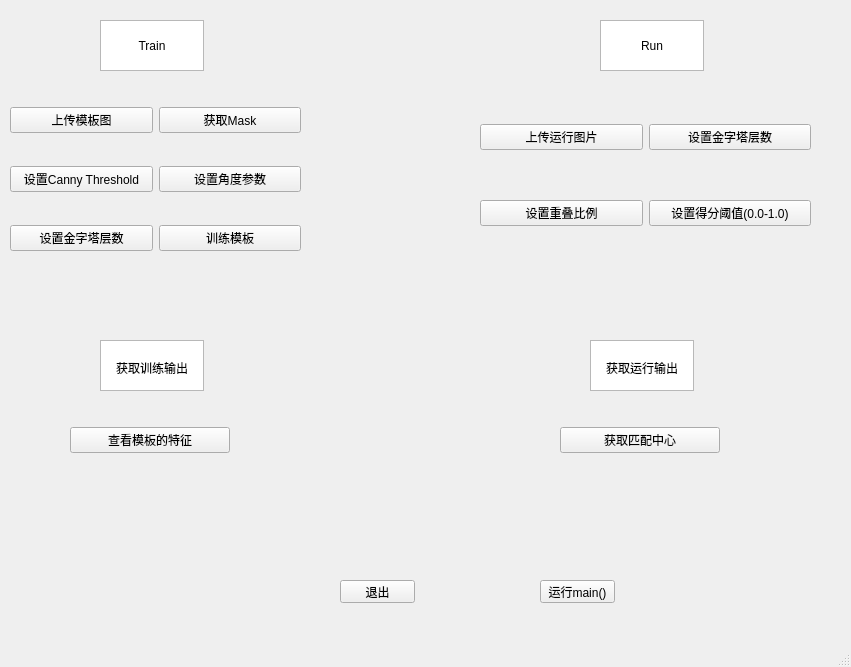
<?xml version="1.0" encoding="UTF-8"?>
<ui version="4.0">
 <class>MainWindow</class>
 <widget class="QMainWindow" name="MainWindow">
  <property name="geometry">
   <rect>
    <x>0</x>
    <y>0</y>
    <width>851</width>
    <height>667</height>
   </rect>
  </property>
  <property name="windowTitle">
   <string>MainWindow</string>
  </property>
  <widget class="QWidget" name="centralwidget">
   <widget class="QPushButton" name="pushButton_mainfunction">
    <property name="geometry">
     <rect>
      <x>540</x>
      <y>580</y>
      <width>75</width>
      <height>23</height>
     </rect>
    </property>
    <property name="text">
     <string>运行main()</string>
    </property>
   </widget>
   <widget class="QPushButton" name="pushButton_exitmain">
    <property name="geometry">
     <rect>
      <x>340</x>
      <y>580</y>
      <width>75</width>
      <height>23</height>
     </rect>
    </property>
    <property name="text">
     <string>退出</string>
    </property>
   </widget>
   <widget class="QWidget" name="gridLayoutWidget">
    <property name="geometry">
     <rect>
      <x>10</x>
      <y>80</y>
      <width>291</width>
      <height>201</height>
     </rect>
    </property>
    <layout class="QGridLayout" name="gridLayout">
     <item row="0" column="0">
      <widget class="QPushButton" name="pushButton_uploadimg">
       <property name="text">
        <string>上传模板图</string>
       </property>
      </widget>
     </item>
     <item row="0" column="1">
      <widget class="QPushButton" name="pushButton_getmask">
       <property name="text">
        <string>获取Mask</string>
       </property>
      </widget>
     </item>
     <item row="1" column="1">
      <widget class="QPushButton" name="pushButton_setAngleParams">
       <property name="text">
        <string>设置角度参数</string>
       </property>
      </widget>
     </item>
     <item row="2" column="1">
      <widget class="QPushButton" name="pushButton_starttrain">
       <property name="text">
        <string>训练模板</string>
       </property>
      </widget>
     </item>
     <item row="1" column="0">
      <widget class="QPushButton" name="pushButton_setCanny">
       <property name="text">
        <string>设置Canny Threshold</string>
       </property>
      </widget>
     </item>
     <item row="2" column="0">
      <widget class="QPushButton" name="pushButton_setPyramidLevel">
       <property name="text">
        <string>设置金字塔层数</string>
       </property>
      </widget>
     </item>
    </layout>
   </widget>
   <widget class="QWidget" name="gridLayoutWidget_2">
    <property name="geometry">
     <rect>
      <x>480</x>
      <y>80</y>
      <width>331</width>
      <height>191</height>
     </rect>
    </property>
    <layout class="QGridLayout" name="gridLayout_2">
     <item row="1" column="0">
      <widget class="QPushButton" name="pushButton_setOverlapRatio">
       <property name="text">
        <string>设置重叠比例</string>
       </property>
      </widget>
     </item>
     <item row="0" column="0">
      <widget class="QPushButton" name="pushButton_uploadRunImg">
       <property name="text">
        <string>上传运行图片</string>
       </property>
      </widget>
     </item>
     <item row="1" column="1">
      <widget class="QPushButton" name="pushButton_setScoreThreshold">
       <property name="text">
        <string>设置得分阈值(0.0-1.0)</string>
       </property>
      </widget>
     </item>
     <item row="0" column="1">
      <widget class="QPushButton" name="pushButton_setRunPyramidLevel">
       <property name="text">
        <string>设置金字塔层数</string>
       </property>
      </widget>
     </item>
    </layout>
   </widget>
   <widget class="QTextEdit" name="textEdit">
    <property name="geometry">
     <rect>
      <x>100</x>
      <y>20</y>
      <width>104</width>
      <height>51</height>
     </rect>
    </property>
    <property name="html">
     <string>&lt;!DOCTYPE HTML PUBLIC &quot;-//W3C//DTD HTML 4.0//EN&quot; &quot;http://www.w3.org/TR/REC-html40/strict.dtd&quot;&gt;
&lt;html&gt;&lt;head&gt;&lt;meta name=&quot;qrichtext&quot; content=&quot;1&quot; /&gt;&lt;meta charset=&quot;utf-8&quot; /&gt;&lt;style type=&quot;text/css&quot;&gt;
p, li { white-space: pre-wrap; }
hr { height: 1px; border-width: 0; }
li.unchecked::marker { content: &quot;\2610&quot;; }
li.checked::marker { content: &quot;\2612&quot;; }
&lt;/style&gt;&lt;/head&gt;&lt;body style=&quot; font-family:'Microsoft YaHei UI'; font-size:9pt; font-weight:400; font-style:normal;&quot;&gt;
&lt;p align=&quot;center&quot; style=&quot;-qt-paragraph-type:empty; margin-top:0px; margin-bottom:0px; margin-left:0px; margin-right:0px; -qt-block-indent:0; text-indent:0px;&quot;&gt;&lt;br /&gt;&lt;/p&gt;
&lt;p align=&quot;center&quot; style=&quot; margin-top:0px; margin-bottom:0px; margin-left:0px; margin-right:0px; -qt-block-indent:0; text-indent:0px;&quot;&gt;Train&lt;/p&gt;&lt;/body&gt;&lt;/html&gt;</string>
    </property>
   </widget>
   <widget class="QTextEdit" name="textEdit_2">
    <property name="geometry">
     <rect>
      <x>600</x>
      <y>20</y>
      <width>104</width>
      <height>51</height>
     </rect>
    </property>
    <property name="html">
     <string>&lt;!DOCTYPE HTML PUBLIC &quot;-//W3C//DTD HTML 4.0//EN&quot; &quot;http://www.w3.org/TR/REC-html40/strict.dtd&quot;&gt;
&lt;html&gt;&lt;head&gt;&lt;meta name=&quot;qrichtext&quot; content=&quot;1&quot; /&gt;&lt;meta charset=&quot;utf-8&quot; /&gt;&lt;style type=&quot;text/css&quot;&gt;
p, li { white-space: pre-wrap; }
hr { height: 1px; border-width: 0; }
li.unchecked::marker { content: &quot;\2610&quot;; }
li.checked::marker { content: &quot;\2612&quot;; }
&lt;/style&gt;&lt;/head&gt;&lt;body style=&quot; font-family:'Microsoft YaHei UI'; font-size:9pt; font-weight:400; font-style:normal;&quot;&gt;
&lt;p align=&quot;center&quot; style=&quot;-qt-paragraph-type:empty; margin-top:0px; margin-bottom:0px; margin-left:0px; margin-right:0px; -qt-block-indent:0; text-indent:0px;&quot;&gt;&lt;br /&gt;&lt;/p&gt;
&lt;p align=&quot;center&quot; style=&quot; margin-top:0px; margin-bottom:0px; margin-left:0px; margin-right:0px; -qt-block-indent:0; text-indent:0px;&quot;&gt;Run&lt;/p&gt;&lt;/body&gt;&lt;/html&gt;</string>
    </property>
   </widget>
   <widget class="QTextEdit" name="textEdit_3">
    <property name="geometry">
     <rect>
      <x>590</x>
      <y>340</y>
      <width>104</width>
      <height>51</height>
     </rect>
    </property>
    <property name="html">
     <string>&lt;!DOCTYPE HTML PUBLIC &quot;-//W3C//DTD HTML 4.0//EN&quot; &quot;http://www.w3.org/TR/REC-html40/strict.dtd&quot;&gt;
&lt;html&gt;&lt;head&gt;&lt;meta name=&quot;qrichtext&quot; content=&quot;1&quot; /&gt;&lt;meta charset=&quot;utf-8&quot; /&gt;&lt;style type=&quot;text/css&quot;&gt;
p, li { white-space: pre-wrap; }
hr { height: 1px; border-width: 0; }
li.unchecked::marker { content: &quot;\2610&quot;; }
li.checked::marker { content: &quot;\2612&quot;; }
&lt;/style&gt;&lt;/head&gt;&lt;body style=&quot; font-family:'Microsoft YaHei UI'; font-size:9pt; font-weight:400; font-style:normal;&quot;&gt;
&lt;p align=&quot;center&quot; style=&quot;-qt-paragraph-type:empty; margin-top:0px; margin-bottom:0px; margin-left:0px; margin-right:0px; -qt-block-indent:0; text-indent:0px;&quot;&gt;&lt;br /&gt;&lt;/p&gt;
&lt;p align=&quot;center&quot; style=&quot; margin-top:0px; margin-bottom:0px; margin-left:0px; margin-right:0px; -qt-block-indent:0; text-indent:0px;&quot;&gt;获取运行输出&lt;/p&gt;&lt;/body&gt;&lt;/html&gt;</string>
    </property>
   </widget>
   <widget class="QTextEdit" name="textEdit_4">
    <property name="geometry">
     <rect>
      <x>100</x>
      <y>340</y>
      <width>104</width>
      <height>51</height>
     </rect>
    </property>
    <property name="html">
     <string>&lt;!DOCTYPE HTML PUBLIC &quot;-//W3C//DTD HTML 4.0//EN&quot; &quot;http://www.w3.org/TR/REC-html40/strict.dtd&quot;&gt;
&lt;html&gt;&lt;head&gt;&lt;meta name=&quot;qrichtext&quot; content=&quot;1&quot; /&gt;&lt;meta charset=&quot;utf-8&quot; /&gt;&lt;style type=&quot;text/css&quot;&gt;
p, li { white-space: pre-wrap; }
hr { height: 1px; border-width: 0; }
li.unchecked::marker { content: &quot;\2610&quot;; }
li.checked::marker { content: &quot;\2612&quot;; }
&lt;/style&gt;&lt;/head&gt;&lt;body style=&quot; font-family:'Microsoft YaHei UI'; font-size:9pt; font-weight:400; font-style:normal;&quot;&gt;
&lt;p align=&quot;center&quot; style=&quot;-qt-paragraph-type:empty; margin-top:0px; margin-bottom:0px; margin-left:0px; margin-right:0px; -qt-block-indent:0; text-indent:0px;&quot;&gt;&lt;br /&gt;&lt;/p&gt;
&lt;p align=&quot;center&quot; style=&quot; margin-top:0px; margin-bottom:0px; margin-left:0px; margin-right:0px; -qt-block-indent:0; text-indent:0px;&quot;&gt;获取训练输出&lt;/p&gt;&lt;/body&gt;&lt;/html&gt;</string>
    </property>
   </widget>
   <widget class="QWidget" name="gridLayoutWidget_3">
    <property name="geometry">
     <rect>
      <x>70</x>
      <y>400</y>
      <width>160</width>
      <height>80</height>
     </rect>
    </property>
    <layout class="QGridLayout" name="gridLayout_3">
     <item row="0" column="0">
      <widget class="QPushButton" name="pushButton_checkTempFeatures">
       <property name="text">
        <string>查看模板的特征</string>
       </property>
      </widget>
     </item>
    </layout>
   </widget>
   <widget class="QWidget" name="gridLayoutWidget_4">
    <property name="geometry">
     <rect>
      <x>560</x>
      <y>400</y>
      <width>160</width>
      <height>80</height>
     </rect>
    </property>
    <layout class="QGridLayout" name="gridLayout_4">
     <item row="0" column="0">
      <widget class="QPushButton" name="pushButton_getCenter">
       <property name="text">
        <string>获取匹配中心</string>
       </property>
      </widget>
     </item>
    </layout>
   </widget>
  </widget>
  <widget class="QMenuBar" name="menubar">
   <property name="geometry">
    <rect>
     <x>0</x>
     <y>0</y>
     <width>851</width>
     <height>21</height>
    </rect>
   </property>
  </widget>
  <widget class="QStatusBar" name="statusbar"/>
 </widget>
 <resources/>
 <connections/>
</ui>
